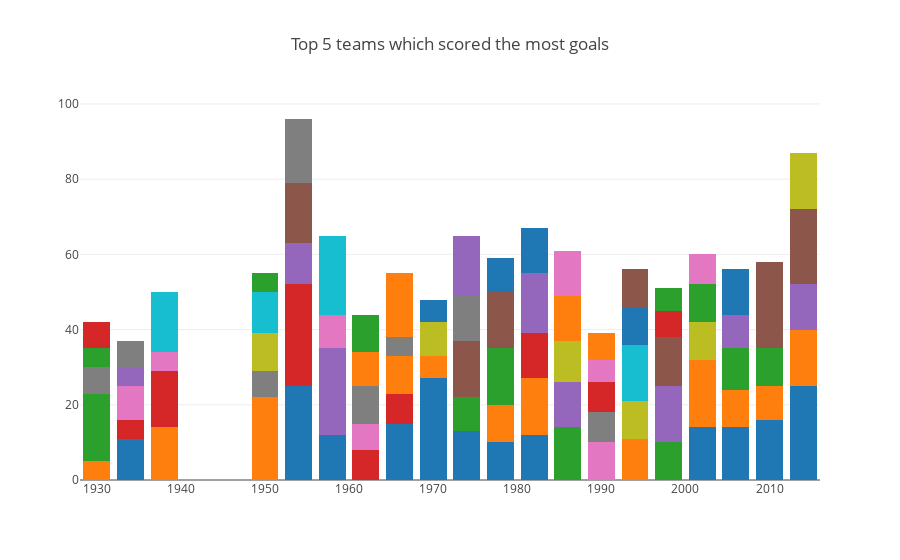

This figure's notebook cell:
### Code cell
country_list = new_df['country'].value_counts().index.tolist()
data = []
for country in country_list:
    year = new_df[new_df['country']==country]['year']
    goal = new_df[new_df['country']==country]['total_goal']
    data.append(
        go.Bar(
            x=year,
            y=goal,
            name=country
        )
    )
layout = go.Layout(
    barmode = "stack", 
    title = "Top 5 teams which scored the most goals",
    showlegend = False
)    
fig = go.Figure(data=data, layout=layout)
py.iplot(fig, filename='pyplot-fifa')

### Figure 1 — Plotly figure (JSON) as saved in the notebook; plotly's stock layout.template omitted (floating-point values rounded to 4 significant figures)
{"data": [{"name": "Germany", "x": [1934, 1954, 1958, 1966, 1970, 1974, 1978, 1982, 2002, 2006, 2010, 2014], "y": [11, 25, 12, 15, 17, 13, 10, 12, 14, 14, 16, 25], "type": "bar", "uid": "11aeb45c-ab6c-11e8-88a7-0242ac130005"}, {"name": "Brazil", "x": [1930, 1938, 1950, 1978, 1982, 1994, 2002, 2006, 2010, 2014], "y": [5, 14, 22, 10, 15, 11, 18, 10, 9, 15], "type": "bar", "uid": "11aeb65a-ab6c-11e8-88a7-0242ac130005"}, {"name": "Argentina", "x": [1930, 1974, 1978, 1986, 1998, 2006, 2010], "y": [18, 9, 15, 14, 10, 11, 10], "type": "bar", "uid": "11aeb74a-ab6c-11e8-88a7-0242ac130005"}, {"name": "Hungary", "x": [1934, 1938, 1954, 1962, 1966, 1982], "y": [5, 15, 27, 8, 8, 12], "type": "bar", "uid": "11aeb812-ab6c-11e8-88a7-0242ac130005"}, {"name": "France", "x": [1958, 1982, 1986, 1998, 2006, 2014], "y": [23, 16, 12, 15, 9, 12], "type": "bar", "uid": "11aeb8d0-ab6c-11e8-88a7-0242ac130005"}, {"name": "Netherlands", "x": [1974, 1978, 1998, 2010, 2014], "y": [15, 15, 13, 12, 20], "type": "bar", "uid": "11aeb984-ab6c-11e8-88a7-0242ac130005"}, {"name": "Czechoslovakia", "x": [1934, 1938, 1958, 1962, 1990], "y": [9, 5, 9, 7, 10], "type": "bar", "uid": "11aeba42-ab6c-11e8-88a7-0242ac130005"}, {"name": "Yugoslavia", "x": [1930, 1950, 1962, 1974, 1990], "y": [7, 7, 10, 12, 8], "type": "bar", "uid": "11aebb32-ab6c-11e8-88a7-0242ac130005"}, {"name": "Spain", "x": [1950, 1986, 1994, 2002], "y": [10, 11, 10, 10], "type": "bar", "uid": "11aebbe6-ab6c-11e8-88a7-0242ac130005"}, {"name": "Sweden", "x": [1938, 1950, 1958, 1994], "y": [11, 11, 12, 15], "type": "bar", "uid": "11aebc90-ab6c-11e8-88a7-0242ac130005"}, {"name": "Italy", "x": [1970, 1978, 1982, 2006], "y": [10, 9, 12, 12], "type": "bar", "uid": "11aebd3a-ab6c-11e8-88a7-0242ac130005"}, {"name": "Soviet Union", "x": [1962, 1966, 1970, 1986], "y": [9, 10, 6, 12], "type": "bar", "uid": "11aebdee-ab6c-11e8-88a7-0242ac130005"}, {"name": "Chile", "x": [1930, 1950, 1962], "y": [5, 5, 10], "type": "bar", "uid": "11aebe98-ab6c-11e8-88a7-0242ac130005"}, {"name": "England", "x": [1990, 1998], "y": [8, 7], "type": "bar", "uid": "11aebf42-ab6c-11e8-88a7-0242ac130005"}, {"name": "Switzerland", "x": [1934, 1954], "y": [5, 11], "type": "bar", "uid": "11aebfe2-ab6c-11e8-88a7-0242ac130005"}, {"name": "Uruguay", "x": [1954, 2010], "y": [16, 11], "type": "bar", "uid": "11aec08c-ab6c-11e8-88a7-0242ac130005"}, {"name": "Belgium", "x": [1986, 1990], "y": [12, 6], "type": "bar", "uid": "11aec136-ab6c-11e8-88a7-0242ac130005"}, {"name": "Austria", "x": [1934, 1954], "y": [7, 17], "type": "bar", "uid": "11aec1d6-ab6c-11e8-88a7-0242ac130005"}, {"name": "Colombia", "x": [2014], "y": [15], "type": "bar", "uid": "11aec280-ab6c-11e8-88a7-0242ac130005"}, {"name": "Cuba", "x": [1938], "y": [5], "type": "bar", "uid": "11aec32a-ab6c-11e8-88a7-0242ac130005"}, {"name": "Bulgaria", "x": [1994], "y": [10], "type": "bar", "uid": "11aec3ca-ab6c-11e8-88a7-0242ac130005"}, {"name": "Cameroon", "x": [1990], "y": [7], "type": "bar", "uid": "11aec474-ab6c-11e8-88a7-0242ac130005"}, {"name": "Turkey", "x": [2002], "y": [10], "type": "bar", "uid": "11aec51e-ab6c-11e8-88a7-0242ac130005"}, {"name": "USA", "x": [1930], "y": [7], "type": "bar", "uid": "11aec5c8-ab6c-11e8-88a7-0242ac130005"}, {"name": "Poland", "x": [1974], "y": [16], "type": "bar", "uid": "11aec668-ab6c-11e8-88a7-0242ac130005"}, {"name": "Romania", "x": [1994], "y": [10], "type": "bar", "uid": "11aec73a-ab6c-11e8-88a7-0242ac130005"}, {"name": "Korea Republic", "x": [2002], "y": [8], "type": "bar", "uid": "11aec7e4-ab6c-11e8-88a7-0242ac130005"}, {"name": "Korea DPR", "x": [1966], "y": [5], "type": "bar", "uid": "11aec884-ab6c-11e8-88a7-0242ac130005"}, {"name": "Peru", "x": [1970], "y": [9], "type": "bar", "uid": "11aec924-ab6c-11e8-88a7-0242ac130005"}, {"name": "Paraguay", "x": [1958], "y": [9], "type": "bar", "uid": "11aec9c4-ab6c-11e8-88a7-0242ac130005"}, {"name": "Mexico", "x": [1970], "y": [6], "type": "bar", "uid": "11aeca64-ab6c-11e8-88a7-0242ac130005"}, {"name": "Portugal", "x": [1966], "y": [17], "type": "bar", "uid": "11aecb04-ab6c-11e8-88a7-0242ac130005"}, {"name": "Nigeria", "x": [1998], "y": [6], "type": "bar", "uid": "11aecba4-ab6c-11e8-88a7-0242ac130005"}], "layout": {"barmode": "stack", "showlegend": false, "title": "Top 5 teams which scored the most goals"}}
